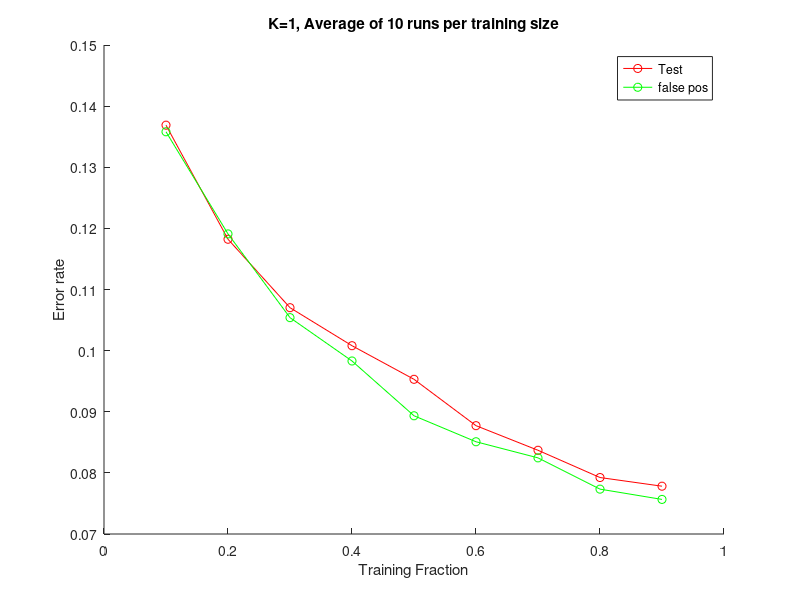

Source code (MATLAB):
k=1;

TRAIN_FRACS = .1:.1:.9;

RUNS_PER_FRAC = 10;
NUM_TRAIN_FRACS = length(TRAIN_FRACS);

load('knn_set1.mat');
X= meanTestErrorMat;
Y= meanTestFalsePosMat;

load('knn_set2.mat');
X= X+meanTestErrorMat;
Y= Y+meanTestFalsePosMat;

load('knn_set3.mat');
X= X+meanTestErrorMat;
Y= Y+meanTestFalsePosMat;

%load('knn_set4.mat');
%X= X+meanTestErrorMat;
%Y= Y+meanTestFalsePosMat;

%load('knn_set5.mat');
%X= X+meanTestErrorMat;
%Y= Y+meanTestFalsePosMat;

meanTestErrorMat=X./3;
meanTestFalsePosMat=Y./3;

save merged_knn.mat meanTestErrorMat meanTestFalsePosMat;

h = figure; 
hold on;
%plot(TRAIN_FRACS,meanTrainErrorMat, 'b-*');
plot(TRAIN_FRACS,meanTestErrorMat, 'r-o');
plot(TRAIN_FRACS,meanTestFalsePosMat, 'g-o');
xlabel('Training Fraction');
ylabel('Error rate');
legend('Test', 'false pos');
txt = sprintf('K=%d, Average of %d runs per training size', k, RUNS_PER_FRAC);
title(txt)
fname = sprintf('merge_knn_FINAL_%s.fig', datestr(now, 'dd.mm.yy_HH.MM.SS'));
saveas(h, fname);
